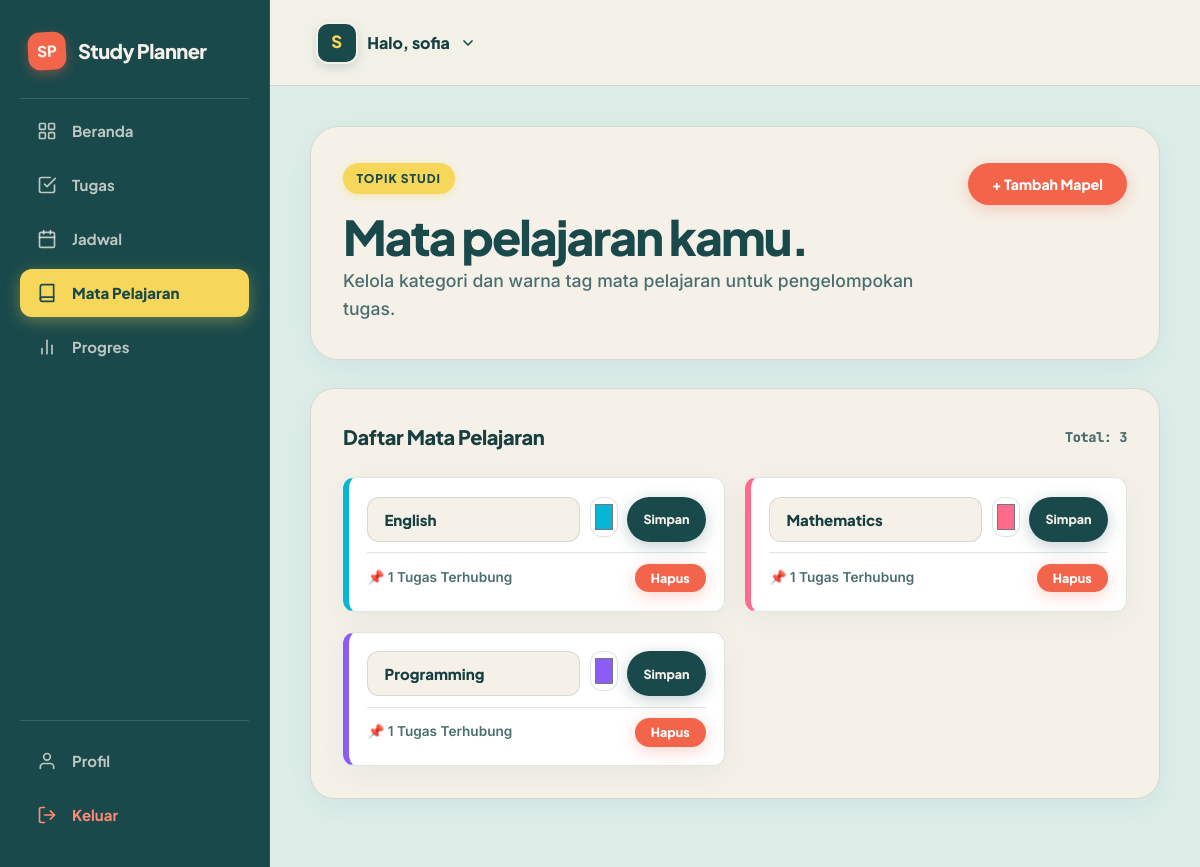
/subjects (signed in), run on the app's committed database.
### tables this page shows
CREATE TABLE users (
            id INTEGER PRIMARY KEY AUTOINCREMENT,
            username TEXT UNIQUE NOT NULL,
            email TEXT UNIQUE NOT NULL,
            password_hash TEXT NOT NULL,
            created_at TIMESTAMP DEFAULT CURRENT_TIMESTAMP
        );

CREATE TABLE subjects (
            id INTEGER PRIMARY KEY AUTOINCREMENT,
            user_id INTEGER NOT NULL,
            name TEXT NOT NULL,
            color TEXT NOT NULL DEFAULT '#ff7aa2',
            created_at TIMESTAMP DEFAULT CURRENT_TIMESTAMP,
            FOREIGN KEY (user_id) REFERENCES users (id) ON DELETE CASCADE
        );

### app.py (the view, shortened to what this page needs)
@app.route('/subjects', methods=['GET', 'POST'])
@login_required
def subjects():
    user_id = session['user_id']
    db = get_db()
    user_subjects = db.execute('''
        SELECT s.*, COUNT(t.id) as task_count
        FROM subjects s
        LEFT JOIN tasks t ON s.id = t.subject_id AND t.user_id = ?
        WHERE s.user_id = ?
        GROUP BY s.id
        ORDER BY s.name ASC
    ''', (user_id, user_id)).fetchall()
    return render_template('subjects.html', subjects=user_subjects)

### app.py (called while the page is built)
def get_db():
    if 'db' not in g:
        g.db = sqlite3.connect(DATABASE)
        g.db.row_factory = sqlite3.Row
        g.db.execute("PRAGMA foreign_keys = ON;")
    return g.db

def login_required(f):
    @wraps(f)
    def decorated_function(*args, **kwargs):
        if 'user_id' not in session:
            flash('Please log in to access this page.', 'warning')
            return redirect(url_for('login'))
        return f(*args, **kwargs)
    return decorated_function

@app.context_processor
def inject_user():
    user = None
    if 'user_id' in session:
        db = get_db()
        user = db.execute("SELECT * FROM users WHERE id = ?", (session['user_id'],)).fetchone()
    return dict(current_user=user)

### templates/subjects.html (shortened to what this page needs)
{% extends "base.html" %}
{% block content %}
<div class="hero-editorial" style="padding: 2.25rem 2rem; margin-bottom: 1.75rem;">
  <div style="display: flex; justify-content: space-between; align-items: flex-start; flex-wrap: wrap; gap: 1rem;">
    <div>
      <span class="hero-tag yellow">TOPIK STUDI</span>
      <h1 class="heading-display" style="font-size: clamp(2rem, 4vw, 3rem); margin-bottom: 0.5rem;">Mata pelajaran kamu.</h1>
      <p class="heading-sub">Kelola kategori dan warna tag mata pelajaran untuk pengelompokan tugas.</p>
    </div>
    <button type="button" class="btn-editorial btn-editorial-coral" data-open-modal="#add-subject-modal">+ Tambah Mapel</button>
  </div>
</div>
<div class="card-editorial cream-bg">
  <div class="card-title-editorial">
    <span>Daftar Mata Pelajaran</span>
    <span style="font-family: var(--font-mono); font-size: 0.85rem; color: var(--text-muted);">Total: {{ subjects | length }}</span>
  </div>
  {% if subjects %}
    <div style="display: grid; grid-template-columns: repeat(auto-fit, minmax(280px, 1fr)); gap: 1.25rem;">
      {% for sub in subjects %}
      <div style="border: 1px solid var(--border-editorial); border-radius: var(--radius-sm); padding: 1.15rem; background: var(--cream-card); border-left: 6px solid {{ sub.color }}; box-shadow: var(--shadow-editorial);">
        <form method="POST" action="{{ url_for('subject_edit', id=sub.id) }}" style="margin-bottom: 0.5rem;">
          <div style="display: flex; gap: 0.6rem;">
            <input type="text" name="name" class="form-control" value="{{ sub.name }}" required style="font-family: var(--font-display); font-weight: 800;">
            <input type="color" name="color" value="{{ sub.color }}" style="width: 44px; height: 40px; padding: 2px; cursor: pointer; border: 1.5px solid var(--border-editorial); border-radius: var(--radius-sm); background: #ffffff;">
            <button type="submit" class="btn-editorial btn-editorial-teal btn-editorial-sm">Simpan</button>
          </div>
        </form>
        <div style="display: flex; justify-content: space-between; align-items: center; border-top: 1px solid var(--border-editorial); padding-top: 0.65rem; margin-top: 0.65rem;">
          <span style="font-size: 0.85rem; color: var(--text-muted); font-weight: 600;">
            📌 {{ sub.task_count }} Tugas Terhubung
          </span>
          <form method="POST" action="{{ url_for('subject_delete', id=sub.id) }}" onsubmit="return confirm('Hapus {{ sub.name }}? Tugas terhubung akan kehilangan label mapel.');">
            <button type="submit" class="btn-editorial btn-editorial-coral btn-editorial-sm">Hapus</button>
          </form>
        </div>
      </div>
      {% endfor %}
    </div>
  {% else %}
    <div class="empty-state">
      <div class="empty-text">Belum ada mata pelajaran</div>
      <p style="font-size: 0.85rem; color: var(--text-muted); margin-top: 0.25rem;">Klik "+ Tambah Mapel" di atas untuk menambahkan mata pelajaran baru.</p>
    </div>
  {% endif %}
</div>
{% endblock %}

### templates/base.html (shortened to what this page needs)
<!DOCTYPE html>
<html lang="id">
<head>
  <link rel="stylesheet" href="{{ url_for('static', filename='css/style.css') }}">
</head>
<body>
  {% if current_user %}
  <div class="app-container">
    <aside class="sidebar">
      <div>
        <div class="brand-header">
          <span class="brand-badge">SP</span>
          <span class="brand-title">Study Planner</span>
        </div>
        <ul class="nav-menu">
          <li class="nav-item {% if request.endpoint == 'dashboard' %}active{% endif %}">
            <a href="{{ url_for('dashboard') }}">
              <span class="nav-icon"></span>
              Beranda
            </a>
          </li>
          <li class="nav-item {% if request.endpoint in ['tasks', 'task_create', 'task_edit'] %}active{% endif %}">
            <a href="{{ url_for('tasks') }}">
              <span class="nav-icon"><svg xmlns="http://www.w3.org/2000/svg" width="20" height="20" viewBox="0 0 24 24" fill="none" stroke="currentColor" stroke-width="2" stroke-linecap="round" stroke-linejoin="round"><path d="M9 11l3 3L22 4"/><path d="M21 12v7a2 2 0 01-2 2H5a2 2 0 01-2-2V5a2 2 0 012-2h11"/></svg></span>
              Tugas
            </a>
          </li>
          <li class="nav-item {% if request.endpoint == 'schedule' %}active{% endif %}">
            <a href="{{ url_for('schedule') }}">
              <span class="nav-icon"></span>
              Jadwal
            </a>
          </li>
          <li class="nav-item {% if request.endpoint == 'subjects' %}active{% endif %}">
            <a href="{{ url_for('subjects') }}">
              <span class="nav-icon"><svg xmlns="http://www.w3.org/2000/svg" width="20" height="20" viewBox="0 0 24 24" fill="none" stroke="currentColor" stroke-width="2" stroke-linecap="round" stroke-linejoin="round"><path d="M4 19.5A2.5 2.5 0 016.5 17H20"/><path d="M6.5 2H20v20H6.5A2.5 2.5 0 014 19.5v-15A2.5 2.5 0 016.5 2z"/></svg></span>
              Mata Pelajaran
            </a>
          </li>
          <li class="nav-item {% if request.endpoint == 'progress' %}active{% endif %}">
            <a href="{{ url_for('progress') }}">
              <span class="nav-icon"><svg xmlns="http://www.w3.org/2000/svg" width="20" height="20" viewBox="0 0 24 24" fill="none" stroke="currentColor" stroke-width="2" stroke-linecap="round" stroke-linejoin="round"><line x1="18" y1="20" x2="18" y2="10"/><line x1="12" y1="20" x2="12" y2="4"/><line x1="6" y1="20" x2="6" y2="14"/></svg></span>
              Progres
            </a>
          </li>
        </ul>
      </div>
      <div class="sidebar-bottom">
        <div class="nav-item {% if request.endpoint == 'profile' %}active{% endif %}">
          <a href="{{ url_for('profile') }}">
            <span class="nav-icon"><svg xmlns="http://www.w3.org/2000/svg" width="20" height="20" viewBox="0 0 24 24" fill="none" stroke="currentColor" stroke-width="2" stroke-linecap="round" stroke-linejoin="round"><path d="M20 21v-2a4 4 0 00-4-4H8a4 4 0 00-4 4v2"/><circle cx="12" cy="7" r="4"/></svg></span>
            Profil
          </a>
        </div>
        <div class="nav-item">
          <a href="{{ url_for('logout') }}" class="logout-link">
            <span class="nav-icon"><svg xmlns="http://www.w3.org/2000/svg" width="20" height="20" viewBox="0 0 24 24" fill="none" stroke="currentColor" stroke-width="2" stroke-linecap="round" stroke-linejoin="round"><path d="M9 21H5a2 2 0 01-2-2V5a2 2 0 012-2h4"/><polyline points="16 17 21 12 16 7"/><line x1="21" y1="12" x2="9" y2="12"/></svg></span>
            Keluar
          </a>
        </div>
      </div>
    </aside>
    <div class="main-wrapper">
      <header class="top-header">
        <div class="user-header-menu" id="user-header-menu">
          <div class="user-header-trigger" id="user-header-trigger">
            <div class="user-avatar">
              {{ current_user.username[0] | upper }}
            </div>
            <span class="user-greeting-header">Halo, {{ current_user.username }}</span>
            <svg class="chevron-user-dropdown" xmlns="http://www.w3.org/2000/svg" width="16" height="16" viewBox="0 0 24 24" fill="none" stroke="currentColor" stroke-width="2.5" stroke-linecap="round" stroke-linejoin="round"><polyline points="6 9 12 15 18 9"/></svg>
          </div>
        </div>
      </header>
      <main class="content-body">
        {% block content %}{% endblock %}
      </main>
    </div>
  </div>
  {% else %}
    {% block auth_content %}{% endblock %}
  {% endif %}
</body>
</html>

### data on the page
users: username "S", username "sofia"
subjects: name "English", color "#06b6d4", task_count "1"
subjects: name "Mathematics", color "#ff6b8b", task_count "1"
subjects: name "Programming", color "#8b5cf6", task_count "1"

### other printed values
{{ subjects | length }} "3"
